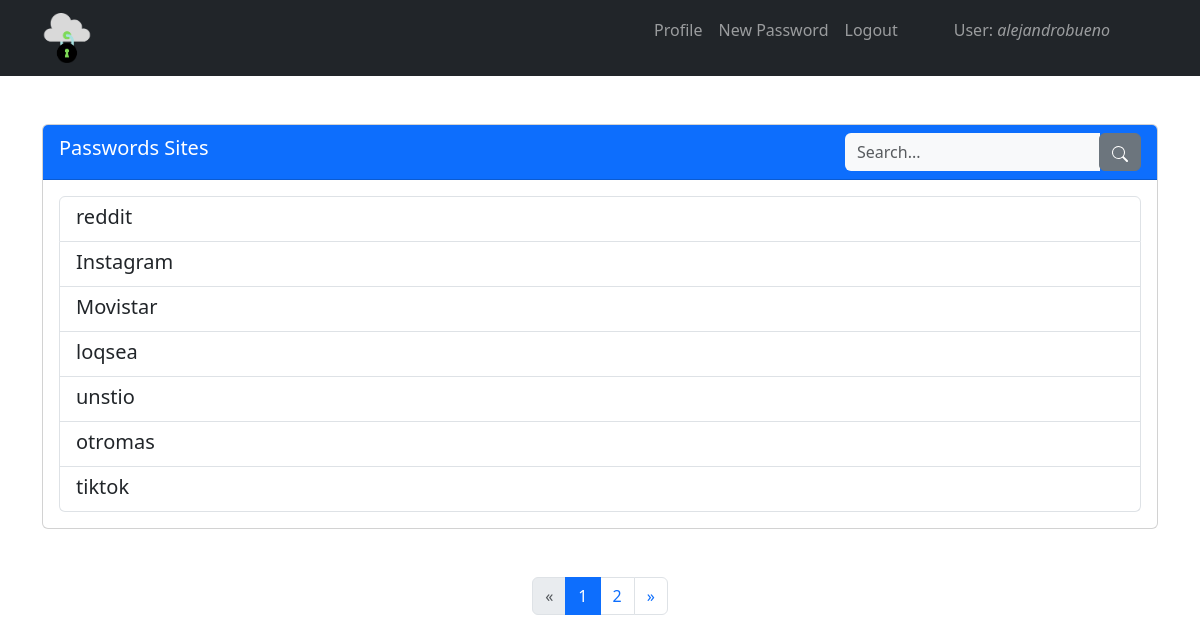
The app's page / (signed in) with its own data.
### core/models.py (models this page shows, shortened)
class Site(models.Model):
    user = models.ForeignKey(User, on_delete=models.CASCADE)
    website_name = models.CharField(max_length=50)
    website_link = models.CharField(max_length=200, null=True, blank=True)
    website_username = models.CharField(max_length=50)
    website_password = models.CharField(max_length=50)
    website_notes = models.CharField(max_length=200, null=True, blank=True)
    created = models.DateTimeField(auto_now_add=True)
    last_modified = models.DateTimeField(auto_now=True)
    class Meta:
        ordering = ['created']

### core/views.py (the view, shortened to what this page needs)
# urls.py: path('', HomeListView.as_view(), name='home'),
@method_decorator(login_required, name='dispatch')
class HomeListView(ListView):
    model = Site
    paginate_by = 7
    template_name = 'core/home.html'
    context_object_name = 'sites'
    def get_queryset(self):
        user = self.request.user
        queryset = Site.objects.filter(user=user)
        return queryset

### core/templates/core/home.html (shortened to what this page needs)
{% extends 'core/base.html' %}
{% block content %}
{% if user.is_authenticated %}
  {% if sites %}
    <div class="container my-5">
    <div class="card">
        <div class="card-header bg-primary text-white d-flex justify-content-between align-items-center">
            <div>
            <h5 class="card-title">Passwords Sites</h5>
            </div>
      <form class="form-inline navbar-search" method="POST">
        <div class="input-group">
          <input type="text" class="form-control bg-light border-0 small" placeholder="Search..." name="search" value="{{ request.POST.search }}">
          <div class="input-group-append">
            <button class="btn btn-secondary" type="submit">
              <svg xmlns="http://www.w3.org/2000/svg" width="16" height="16" fill="currentColor" class="bi bi-search" viewBox="0 0 16 16">
              <path d="M11.742 10.344a6.5 6.5 0 1 0-1.397 1.398h-.001q.044.06.098.115l3.85 3.85a1 1 0 0 0 1.415-1.414l-3.85-3.85a1 1 0 0 0-.115-.1zM12 6.5a5.5 5.5 0 1 1-11 0 5.5 5.5 0 0 1 11 0"/>
                </svg>
            </button>
          </div>
        </div>
      </form>
        </div>
        <div class="card-body">
            <div class="list-group">
                {% for site in sites %}
                <a href="{% url 'site' site.id %}" class="list-group-item list-group-item-action">
                    <div class="d-flex w-100 justify-content-between">
                        <h5 class="mb-1">{{ site.website_name }}</h5>
                    </div>
                </a>
                {% endfor %}
            </div>
        </div>
    </div>
</div>
{% if is_paginated %}
  <nav aria-label="Page navigation">
    <ul class="pagination justify-content-center">
      {% if page_obj.has_previous %}
        <li class="page-item ">
          <a class="page-link" href="?page={{ page_obj.previous_page_number }}">&laquo;</a>
        </li>
      {% else %}
        <li class="page-item disabled">
          <a class="page-link" href="#" tabindex="-1">&laquo;</a>
        </li>
      {% endif %}
      {% for i in paginator.page_range %}
        <li class="page-item {% if page_obj.number == i %}active{% endif %}">
          <a class="page-link" href="?page={{ i }}">{{ i }}</a>
        </li>
      {% endfor %}
      {% if page_obj.has_next %}
        <li class="page-item ">
          <a class="page-link" href="?page={{ page_obj.next_page_number }}">&raquo;</a>
        </li>
      {% else %}
        <li class="page-item disabled">
          <a class="page-link" href="#" tabindex="-1">&raquo;</a>
        </li>
      {% endif %}
    </ul>
  </nav>
{% endif %}
  {% else %}
    <div class="container mt-5">
      <a href="{% url 'add' %}" class="btn btn-primary">Store your first password</a>
    </div>
  {% endif %}
{% else %}
<script>
      window.location.href = "{% url 'login' %}";
</script>
{% endif %}
{% endblock %}

### core/templates/core/base.html (shortened to what this page needs)
<!DOCTYPE html>
<html lang="en">
<head>
  {% load static %}
  <link href="https://cdn.jsdelivr.net/npm/bootstrap@5.3.3/dist/css/bootstrap.min.css" rel="stylesheet">
</head>
<body>
  <nav class="navbar navbar-expand-lg navbar-dark bg-dark">
    <div class="container">
      <a class="navbar-brand" href="{% url 'home' %}">
        <img src="{% static 'core/images/Password_Manager.png'%}" alt="Logo">
      </a>
      <div class="collapse navbar-collapse" id="navbarNav">
        <ul class="navbar-nav ms-auto">
          {% if not request.user.is_authenticated %}
          <li class="nav-item">
            <a class="nav-link" href="{% url 'login' %}">Login</a>
          </li>
          <li class="nav-item">
            <a class="nav-link" href="{% url 'signup' %}">Register</a>
          </li>
          {% else %}
          <li class="nav-item">
            <a class="nav-link" href="{% url 'profile' %}">Profile</a>
          </li>
          <li class="nav-item">
            <a class="nav-link" href="{% url 'add' %}">New Password</a>
          </li>
          <li class="nav-item">
            <a class="nav-link" href="{% url 'logout' %}">Logout</a>
          </li>
          <li class="nav-item mx-5">
            <p class="navbar-text">User: <i>{{ request.user.username }}</i></p>
          </li>
          {% endif %}
        </ul>
      </div>
    </div>
  </nav>
  {% block content %}{% endblock %}
</body>
</html>

### core/templates/core/base.html (style rules this page uses)
.navbar-brand img { max-height: 50px; }

### records on screen
Site: website_name "reddit"
Site: website_name "Instagram"
Site: website_name "Movistar"
Site: website_name "loqsea"
Site: website_name "unstio"
Site: website_name "otromas"
Site: website_name "tiktok"

### other values on screen
{{ request.user.username }} "alejandrobueno"
{{ i }} "1" "2"
